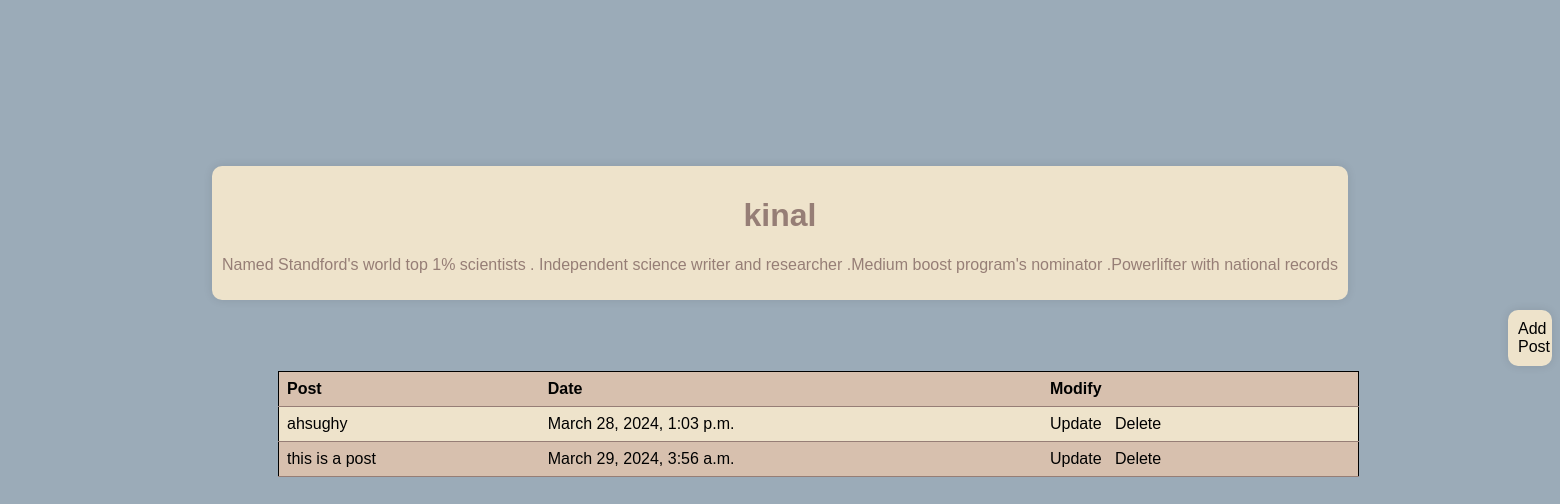
The app's page /blog/bloggerprofile/ (signed in) with its own data.
### blog/models.py (models this page shows, shortened)
class BaseModel(models.Model):
    created_at = models.DateTimeField(auto_now_add=True)
    updated_at = models.DateTimeField(auto_now=True)
    class Meta:
        abstract = True

class Author(BaseModel):
    user = models.OneToOneField(
        User, on_delete=models.CASCADE, default=None, related_name="author"
    )
    name = models.CharField(max_length=50)
    biological_info = models.TextField()
    class Meta:
        db_table = "authors"

class BlogPost(BaseModel):
    title = models.TextField(default="No title available")
    author = models.ForeignKey(Author, on_delete=models.CASCADE, related_name="blogs")
    content = models.TextField()
    class Meta:
        db_table = "blog_post"

### blog/views.py (the view)
# urls.py: path("bloggerprofile/", views.BloggerProfile.as_view(), name="blogger_profile"),
class BloggerProfile(LoginRequiredMixin, generic.TemplateView):
    model = Author
    template_name = "blog/blogger_profile.html"
    def get_context_data(self, **kwargs):
        context = super().get_context_data(**kwargs)
        author = self.request.user.author
        context["author"] = author
        context["author_posts"] = BlogPost.objects.filter(author=author).select_related(
            "author"
        )
        return context

### blog/templates/blog/blogger_profile.html (shortened to what this page needs)
{% extends 'blog/base.html' %}
    {% block htmlhead %} {% load static %}
    <link rel="stylesheet" href="{% static 'blog/author_detail.css' %}" />
    {% endblock htmlhead %}
    {% block content %}
    <div class="author-info">
      <h1>{{ author.name }}</h1>
      <p>{{ author.biological_info }}</p>
    </div>
    <div class="add_post">
      <a href="{% url 'blog:create_post' %}">Add Post</a>
    </div>
    {% if author_posts %}
    <table>
      <tr>
        <th>Post</th>
        <th>Date</th>
        <th>Modify</th>
      </tr>
      {% for blog in author_posts %}
      <tr>
        <td>
          <a href="{% url 'blog:blogdetail' blog.id %}">{{ blog.title }}</a>
        </td>
        <td>{{ blog.created_at }}</td>
        <td>
          <a href="{% url 'blog:update_post' blog.id %}">Update</a>&nbsp;&nbsp;
          <a href="{% url 'blog:delete_post' blog.id %}">Delete</a>
        </td>
      </tr>
      {% endfor %}
    </table>
    {% endif %} {% endblock content%}

### blog/static/blog/base.css (style rules this page uses)
body { font-family: Arial, sans-serif; background-color: #9BABB8; }
a { text-decoration: none; color: black; }

### blog/static/blog/author_detail.css (style rules this page uses)
table { width: 70%; border-collapse: collapse; border: 1px solid black; margin-left: 270px; }
th, td { padding: 8px; text-align: left; border-bottom: 1px solid #967E76; }
th { background-color: #D7C0AE; color:black; }
tr:nth-child(even) { background-color: #EEE3CB; }
tr:nth-child(odd) { background-color: #D7C0AE; }
a { text-decoration: none; color: black; }
.add_post { color: #967E76; max-width:fit-content; padding: 10px; margin-left: 1500px; background-color: #EEE3CB; border-radius: 10px; box-shadow: 0px 0px 10px rgba(0, 0, 0, 0.1); margin-bottom: 5px; }
.author-info { text-align: center; color: #967E76; max-width:fit-content; padding: 10px; background-color: #EEE3CB; border-radius: 10px; box-shadow: 0px 0px 10px rgba(0, 0, 0, 0.1); margin-bottom: 10px; margin-left: auto; margin-right: auto; }

### records on screen
Author: name "kinal", biological_info "Named Standford's world top 1% scientists . Independent science writer and researcher .Medium boost program's nominator .Powerlifter with national records"
BlogPost: title "ahsughy", created_at "March 28, 2024, 1:03 p.m."
BlogPost: title "this is a post", created_at "March 29, 2024, 3:56 a.m."
